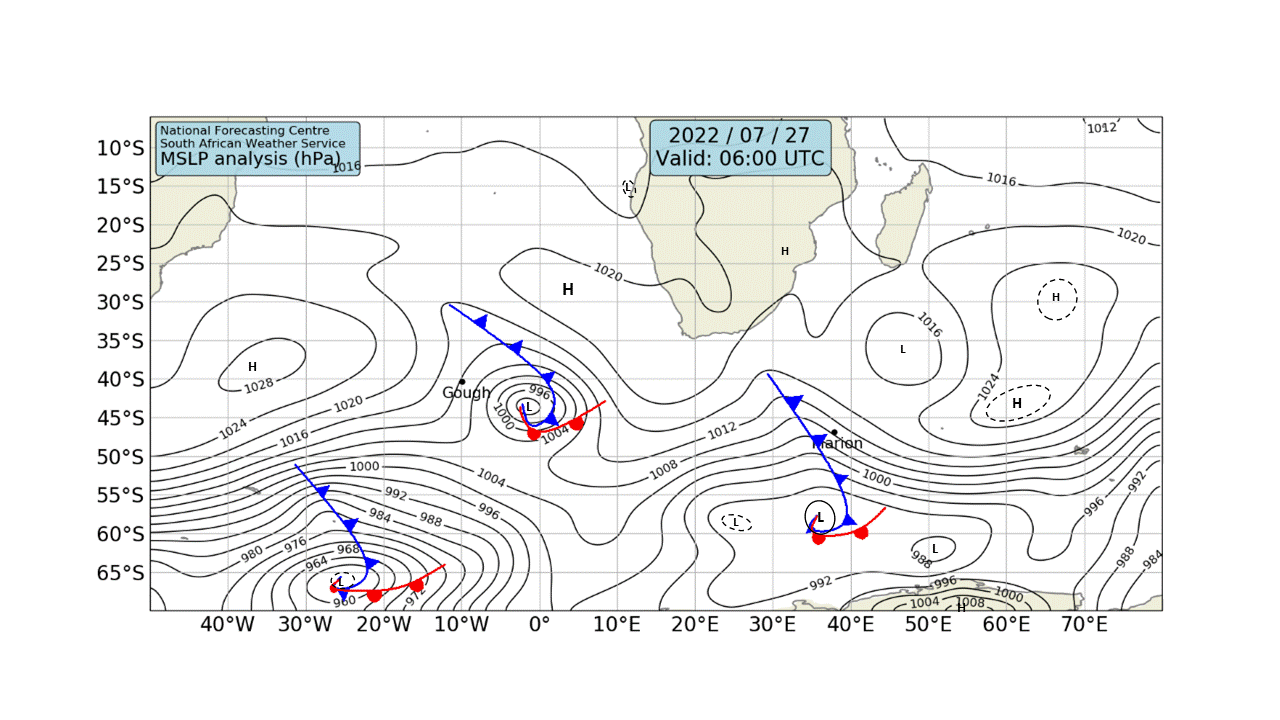
#> input picture data/2022-07-27-0600.jpg, 1280 x 720 px; its folder holds 5 pictures in this run
$ jupyter execute --allow-errors test.ipynb
#> lines starting #> are read from the running program, lines starting #| are printed output that depends on the picture
[cell 1]
from PIL import Image
import glob
import pytesseract

[cell 2]
def get_latest_file():
    files = glob.glob('data/*.jpg')
    name = max(files, key=os.path.getctime)
    name = name.replace('.jpg', '')
    return name[-4:]

def crop_and_get_text(im, crop_rectangle):
    cropped_im = im.crop(crop_rectangle)
    return pytesseract.image_to_string(cropped_im, config='--psm 7')

def clean_text(text):
    return text.replace('Valid', '').replace('UTC', '').replace(':', '').replace(' ', '').replace('\n', '')

# a function that will take a path open and crop the image and return the text then compare if that text is similiar to another string
def compare_text(path, text):
#> called with path = 'data/2022-07-27-0600.jpg', text = '0600'
    im = Image.open(path)
#> im is the input picture: PIL image 1280x720 P; mean R, G, B, A 240.9, 241.2, 241.3, 255
    crop_rectangle = (655, 125, 830, 175)
    text_from_image = crop_and_get_text(im, crop_rectangle)
#> in crop_and_get_text, `cropped_im = im.crop(crop_rectangle)`:
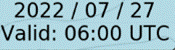
#> cropped_im: PIL image 175x50 P; mean R, G, B, A 153, 186.6, 195.3, 255
    text_from_image = clean_text(text_from_image)
    text_from_image = text_from_image.replace('\n', '')
    if text_from_image == text:
        return True
    else:
        return False

#> (a cell that did not finish here is left out)

[cell 4]
# a function that will randomly select lottery numbers and return them
import random

def get_random_numbers():
    numbers = []
    for i in range(6):
        numbers.append(random.randint(1, 52))
    return numbers

get_random_numbers()
